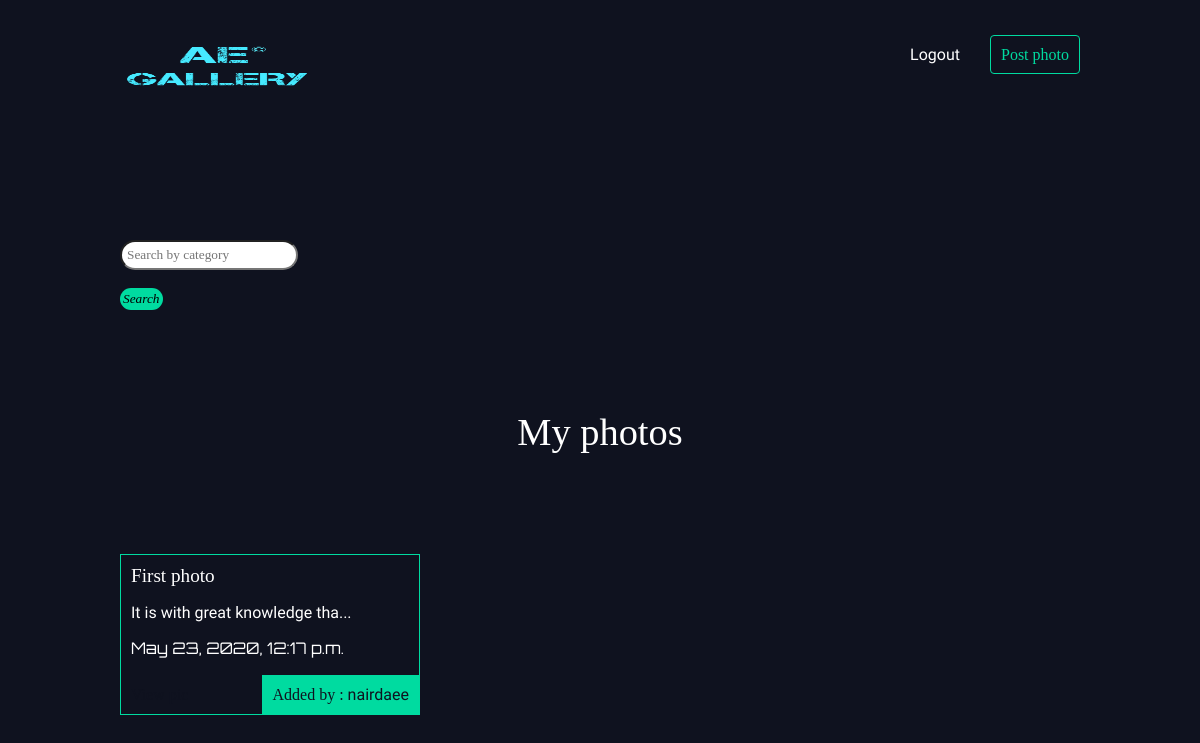
/photos/ (signed in), run on an earlier commit of the app's database.
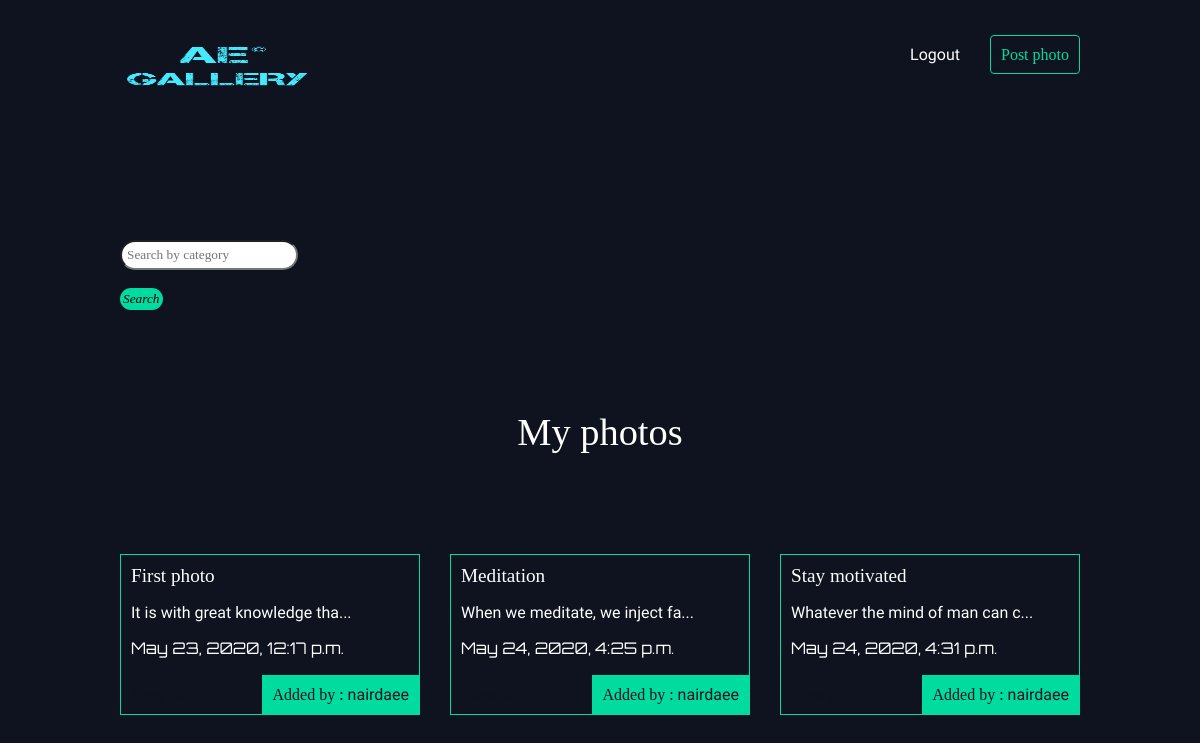
And on a later commit of the database.
### photos/models.py (models this page shows, shortened)
class Photos(models.Model):
    title = models.CharField(max_length=100)
    slug = models.SlugField()
    body = models.TextField()
    date = models.DateTimeField(auto_now_add=True)
    thumb = models.ImageField(default='default.png',blank= True)
    owner = models.ForeignKey(User, default= None)
    category = models.ForeignKey(Category)
    location = models.ForeignKey(Location)
    def snippet(self):
        return self.body[:30] + '...'

### photos/views.py (the view)
def photo_list(request):
    photos = Photos.objects.all().order_by('date')
    return render(request,'photos/photos_list.html', {'photos': photos})

### photos/templates/photos/photos_list.html
{% extends 'base_layout.html' %}
{% block content%}
<div class="col-sm-4 col-md-4 navbar-right">
    <form class="navbar-form" role="search" action="{% url 'photos:search_photos' %}">
        <div class="input-group">
            <input type="text" class="form-control" placeholder="Search by category" name="photo">
        </div>
        <br>
        <div class="input-group-btn">
            <button class="btnbtn" type="submit"><i class="glyphicon glyphicon-search">Search</i></button>
        </div>
    </form>
</div>
<h1 class="head">My photos</h1>
<div class="photos">
   {% for photo in photos%}
    <div class= "photo">
      <h2><a class="head" href='{% url "photos:detail" slug=photo.slug %}'>{{photo.title}}</a></h2>
      <p class="bodies">{{photo.snippet}}</p>
      <p class= "others">{{photo.date}}</p>
      <a class="view" href='{% url "photos:detail" slug=photo.slug %}'>View pic</a>
      <p class="author">Added by : <span class='owner'> {{ photo.owner.username }}</span></p>
    </div>
   {% endfor %}
</div>
{% endblock %}

What changed in the data, as far as the page shows it:
added Photos: title "Meditation", snippet "When we meditate, we inject fa...", date "May 24, 2020, 4:25 p.m.", owner.username "nairdaee"
added Photos: title "Stay motivated", snippet "Whatever the mind of man can c...", date "May 24, 2020, 4:31 p.m.", owner.username "nairdaee"
